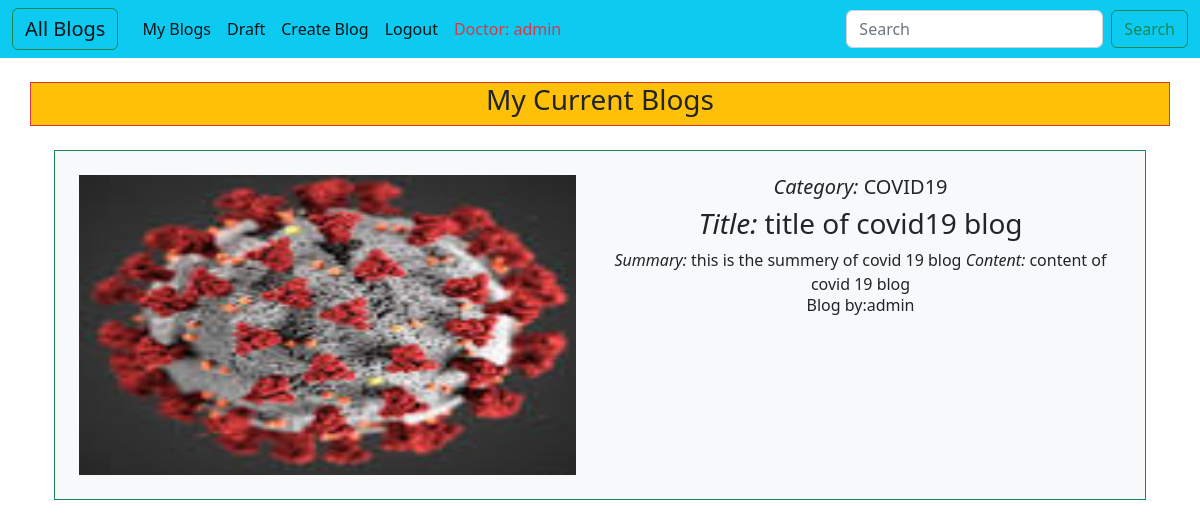
The page /myblog/ (signed in) on the database its author committed.
### accounts/models.py (models this page shows, shortened)
class MyUser(AbstractBaseUser,PermissionsMixin):
    username = models.CharField(
        verbose_name='username',
        max_length=255,
        unique=True,
    )
    first_name=models.CharField(max_length=100,)
    last_name=models.CharField(max_length=100,)
    email=models.EmailField(max_length=50, blank=True)
    address=models.CharField(max_length=100, null=True, blank=True)
    city=models.CharField(max_length=50, null=True, blank=True)
    pincode=models.CharField(max_length=6,null=True, blank=True)
    state = models.CharField(choices=state_choices, max_length=255, null=True, blank=True)
    profile_pic = models.FileField(null=True, blank=True, upload_to='images')
    patient=models.BooleanField(default=False)
    doctor=models.BooleanField(default=False)
    is_active = models.BooleanField(default=True)
    is_admin = models.BooleanField(default=False)
    created_at=models.DateTimeField(auto_now_add=True)
    updated_at=models.DateTimeField(auto_now_add=True )
    is_superuser = models.BooleanField(default=False)
    objects = MyUserManager()
    USERNAME_FIELD = 'username'
    REQUIRED_FIELDS = []

class Blog(models.Model):
    myuser = models.ForeignKey(MyUser, on_delete=models.CASCADE)
    title = models.CharField(max_length=255)
    blog_image = models.FileField(null=True, blank=True, upload_to='images')
    blog_category = models.CharField(choices=CATEGORIES, max_length=100)
    summary = models.TextField(max_length=255)
    content = models.TextField(max_length=255)
    is_draft = models.BooleanField('Is Draft?', default=True)
    @property
    def my_blog_image(self):
        if self.blog_image :
            return self.blog_image.url
        return ''

### accounts/views.py (the view)
# urls.py: path('myblog/', views.myblogs, name='myblogs'),
@login_required(login_url='login')
def myblogs(request):
    data = Blog.objects.filter(myuser=request.user, is_draft=False)
    return render(request, 'myblog/myblogs_1.html', {'data': data})

### templates/myblog/myblogs_1.html (shortened to what this page needs)
{% extends 'accounts/base.html' %}
{% load static %}
{% block body %}
<br>
<div class="container text-center">
    <div class="row">
        <div class="col-sm-12 text-dark bg-warning border border-danger">
            <H3>My Current Blogs</H3>
        </div>
    </div>
    <br>
    {% for i in data %}
    <div class="container text-center ">
        <div class="row g-0 bg-light position-relative border border-success">
            <div class="col-md-6 mb-md-0 p-md-4">
                <img src="{{i.my_blog_image}}" class="w-100" alt="Error Image" width="50" height="300">
            </div>
            <div class="col-md-6 p-4 ps-md-0">
                <h5 class="mt-0"><i>Category: </i>{{i.blog_category}}</h5>
                <h3 class="mt-0"><i>Title: </i> {{i.title}}</h3>
                <span class="text"><i>Summary: </i>{{i.summary}}</span>
                <span class="text"><i>Content: </i>{{i.content}}</span>
                <div class="card__footer">
                    <div class="user">
                        <div class="user__info">
                            <h6> Blog by:{{i.myuser.username}}</h6>
                        </div>
                    </div>
                </div>
            </div>
        </div>
    </div>
    <br>
    {% endfor %}
</div>
{% endblock body %}

### templates/accounts/base.html (shortened to what this page needs)
<!doctype html>
{% load static %}
<html lang="en">
  <head>
    <link href="https://cdn.jsdelivr.net/npm/bootstrap@5.2.1/dist/css/bootstrap.min.css" rel="stylesheet">
  </head>
  <body>
    {% if request.user.is_authenticated and request.user.doctor %}
    <nav class="navbar navbar-expand-lg bg-info">
        <div class="container-fluid">
          <a class="navbar-brand  btn btn-outline-success " href="{% url 'blogs' %}">All Blogs</a>
          <div class="collapse navbar-collapse" id="navbarSupportedContent">
            <ul class="navbar-nav me-auto mb-2 mb-lg-0">
              <li class="nav-item">
                <a class="nav-link active " aria-current="page" href="{% url 'myblogs' %}">My Blogs</a>
              </li>
              <li class="nav-item">
                <a class="nav-link active" href="{% url 'drafts' %}">Draft</a>
              </li>
              <li class="nav-item">
                <a class="nav-link active" href="{% url 'create' %}">Create Blog</a>
              </li>
              <li class="nav-item">
                <a class="nav-link active " href="{% url 'logout' %}">Logout</a>
              </li>
              <li class="nav-item">
                <a class="nav-link active text-danger">Doctor: {{request.user.username}}</a>
              </li>
            </ul>
                  {% endif %}
            <form class="d-flex" role="search">
              <input class="form-control me-2" type="search" placeholder="Search" aria-label="Search">
              <button class="btn btn-outline-success" type="submit">Search</button>
            </form>
          </div>
        </div>
      </nav>
    {% block body %}
    {% endblock body %}
  </body>
</html>

### rows shown on the page
MyUser: user.username "admin"
Blog: my_blog_image (picture), blog_category "COVID19", title "title of covid19 blog", summary "this is the summery of covid 19 blog", content "content of covid 19 blog", myuser.username "admin"
